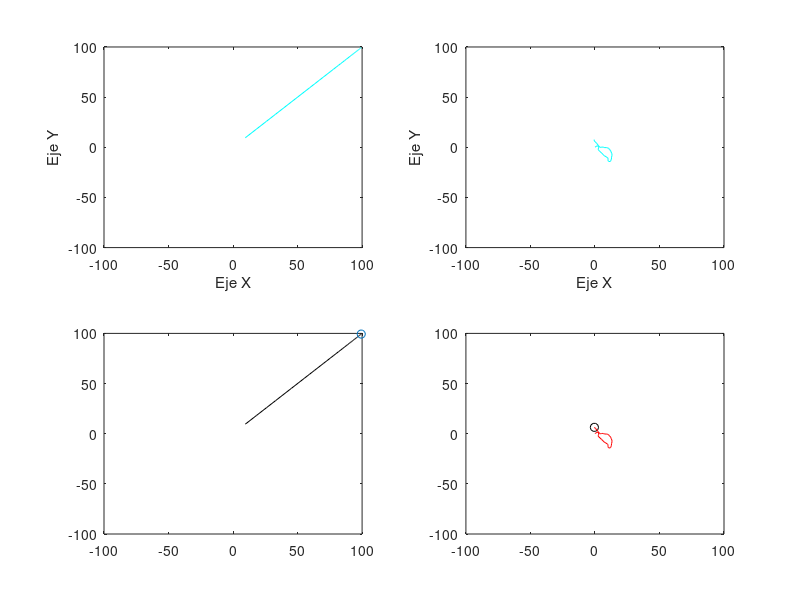

MATLAB code to generate this figure:
% SIMULACIÓN DE MOVIMIENTO BROWNIANO
clc, clear
% Esta simulación muestra el movimiento de una partícula grande en un
% fluido de moléculas de órdenes de magnitud menores a la partícula de
% estudio. Se estudiará la cinemática de la partícula grande mediante
% las ecuaciones del movimiento browniano proporcionadas por Langevin
% en 1908.
% Esta simulación será en 2 dimensiones, con los ejes X e Y, y será
% hardcode, es decir, para un caso concreto con el objetivo de
% mostrar los casos generales
% Definimos los valores iniciales de la simulación y daremos un número
% de segundos a simular.
secs = 5;
tick = 0.1; % Tiempo entre eventos
slowmo = 0.01; % Cuánto porciento se quiere ralentizar la simulación (100 es
% a tiempo real)
dots = secs/tick;
rangeOfVision = [-100 100 -100 100]; % Define el tamaño a ver de los ejes
d = 2; % Dimensiones de la caja cuadrada
to = 0;
xo = 0;
yo = 0;
voax = 100;
voay = 100;
vob = 0;
b = 1;
m = 1; % La masa de una partícula de polen 2,5*10^-10 kg

% Damos los valores mínimos y máximos de las fuerzas que se le pueden
% ejercer a la partícula.
fbMax = 50;
fbMin = 20;
% Según la ecuación de Langevin:
% mdv/dt = -bv + Fb(t)
% Ahora deberemos de calcular las posiciones de la partícula según la
% ecuación
% Para el PROBLEMA A tendremos

posxa = zeros(dots);
posya = zeros(dots);

for i = 1:dots
    posxa(i) = xo - voax*(m/b)*(exp((-b*i*tick)/m)-1);
    posya(i) = yo - voay*(m/b)*(exp((-b*i*tick)/m)-1);
end

%Para el PROBLEMA B:
%Almaceno los valores a obtener en vectores de la longitud de las
%iteraciones a hacer.

posxb = zeros(dots);
posyb = zeros(dots);
vxb = zeros(dots);
vyb = zeros(dots);
vxb(1) = vob;
vyb(1) = vob;
fbx = fbMin + (fbMax-fbMin).*rand(1,dots);
fby = fbMin + (fbMax-fbMin).*rand(1,dots);

for i= 1:dots
    aux = rand(1);
    if aux<=0.5
        fbx(i) = -1*fbx(i);
    end
    aux = rand(1);
    if aux<=0.5
        fby(i) = -1*fby(i);
    end
end

for j = 1 : dots - 1
    vxb(j + 1) = (1 - (b/m)*tick)*vxb(j) + (fbx(j)*tick/m);
    vyb(j + 1) = (1 - (b/m)*tick)*vyb(j) + (fby(j)*tick/m);
    posxb(j + 1) = posxb(j) + vxb(j).*tick;
    posyb(j + 1) = posyb(j) + vyb(j).*tick;
end

hold on
% GRÁFICA DEL MOVIMIENTO DE LA PARTÍCULA EN A

subplot(2,2,1)

plot(posxa,posya,'c')
axis(rangeOfVision)
xlabel('Eje X');
ylabel('Eje Y');

% GRÁFICA DEL MOVIMIENTO DE LA PARTÍCULA EN B

subplot(2,2,2)

plot(posxb,posyb,'c')
axis(rangeOfVision)
xlabel('Eje X');
ylabel('Eje Y');

% GRÁFICA DE LA PARTÍCULA MOVIÉNDOSE EN A y B

subplot(2,2,3)

xlabel('Eje X');
ylabel('Eje Y');

subplot(2,2,4);

xlabel('Eje X');
ylabel('Eje Y');

for i = 1:dots
    %Para el problema A

    subplot(2,2,3)
    hold off
    plot(posxa,posya,'k-')
    hold on
    plot(posxa(i),posya(i),'o')
    axis(rangeOfVision)

    %Para el problema B

    subplot(2,2,4)
    hold off
    plot(posxb(j),posyb(j),'ko')
    hold on
    for j = 3:i
        plot([posxb(j-2), posxb(j-1)],[posyb(j-2), posyb(j-1)],'r-')
    end

    clc
    fprintf("Tick: %f\nRalentizado a: %f\nSegundos de simulación: %f\nTiempo desde inicio: %f\n",tick,slowmo,secs,(i*tick))
    pause(tick*slowmo/100)

end

axis(rangeOfVision)

% “Caja” que encierra la partícula en las dos simulaciones (es posible aplicarla,
% pero dejaremos esta aplicación debido a que no es de provecho para el estudio
% del movimiento. Se deja por si existe el interés de encerrar la partícula en
% algún futuro entre unas paredes imaginarias.)

% % % function crearcaja(d)
% % % plot([-d d],[d d],'k',[d d],[d -d],'k',[d -d],[-d -d],'k',[-d -d],[-d d],'k');
% % % axis([-(d+1) d+1 -(d+1) d+1]);
% % % xlabel('Eje X');
% % % ylabel('Eje Y');
% % % end
